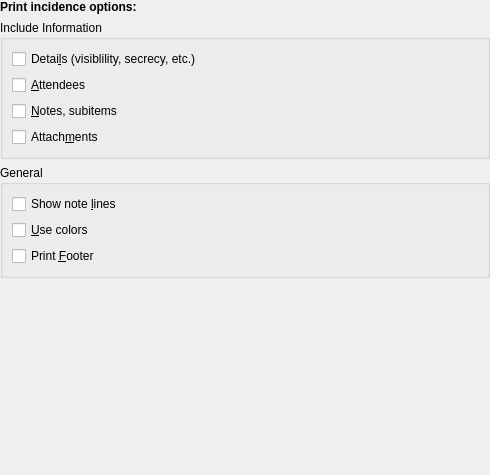
<?xml version="1.0" encoding="UTF-8"?>
<ui version="4.0">
 <author>Reinhold Kainhofer &lt;reinhold@kainhofer.com&gt;</author>
 <comment>Configuration page for printing incidences.</comment>
 <class>CalPrintIncidenceConfig_Base</class>
 <widget class="QWidget" name="CalPrintIncidenceConfig_Base">
  <property name="geometry">
   <rect>
    <x>0</x>
    <y>0</y>
    <width>490</width>
    <height>475</height>
   </rect>
  </property>
  <layout class="QGridLayout" name="gridLayout">
   <property name="leftMargin">
    <number>0</number>
   </property>
   <property name="topMargin">
    <number>0</number>
   </property>
   <property name="rightMargin">
    <number>0</number>
   </property>
   <property name="bottomMargin">
    <number>0</number>
   </property>
   <item row="0" column="0">
    <widget class="QLabel" name="label">
     <property name="text">
      <string>&lt;html&gt;&lt;head&gt;&lt;meta name=&quot;qrichtext&quot; content=&quot;1&quot; /&gt;&lt;style type=&quot;text/css&quot;&gt;
p, li { white-space: pre-wrap; }
&lt;/style&gt;&lt;/head&gt;&lt;body style=&quot; font-family:'Sans Serif'; font-size:9pt; font-weight:400; font-style:normal;&quot;&gt;
&lt;p style=&quot; margin-top:0px; margin-bottom:0px; margin-left:0px; margin-right:0px; -qt-block-indent:0; text-indent:0px;&quot;&gt;&lt;span style=&quot; font-weight:600;&quot;&gt;Print incidence options:&lt;/span&gt;&lt;/p&gt;&lt;/body&gt;&lt;/html&gt;</string>
     </property>
    </widget>
   </item>
   <item row="1" column="0">
    <widget class="QGroupBox" name="mIncludeInfoGroup">
     <property name="title">
      <string>Include Information</string>
     </property>
     <property name="selectedId" stdset="0">
      <number>-1</number>
     </property>
     <layout class="QVBoxLayout" name="verticalLayout_2">
      <item>
       <widget class="QCheckBox" name="mShowDetails">
        <property name="toolTip">
         <string>Print incidence details</string>
        </property>
        <property name="whatsThis">
         <string>Check this box if you want to print more details for the incidence, including the visibility and secrecy properties.</string>
        </property>
        <property name="text">
         <string>Detai&amp;ls (visiblility, secrecy, etc.)</string>
        </property>
       </widget>
      </item>
      <item>
       <widget class="QCheckBox" name="mShowAttendees">
        <property name="toolTip">
         <string>Print the attendees</string>
        </property>
        <property name="whatsThis">
         <string>Check this box if you want the attendees list included on the print-out.</string>
        </property>
        <property name="text">
         <string>&amp;Attendees</string>
        </property>
       </widget>
      </item>
      <item>
       <widget class="QCheckBox" name="mShowSubitemsNotes">
        <property name="toolTip">
         <string>Print the notes</string>
        </property>
        <property name="whatsThis">
         <string>Check this box if you want the incidence notes included on the print-out.</string>
        </property>
        <property name="text">
         <string>&amp;Notes, subitems</string>
        </property>
       </widget>
      </item>
      <item>
       <widget class="QCheckBox" name="mShowAttachments">
        <property name="toolTip">
         <string>Print the attachments</string>
        </property>
        <property name="whatsThis">
         <string>Check this box if you want the attachment information included on the print-out. The attachments themselves are not printed.</string>
        </property>
        <property name="text">
         <string>Attach&amp;ments</string>
        </property>
       </widget>
      </item>
     </layout>
    </widget>
   </item>
   <item row="2" column="0">
    <widget class="QGroupBox" name="mGeneralGroup">
     <property name="title">
      <string comment="@title general print settings">General</string>
     </property>
     <layout class="QVBoxLayout" name="verticalLayout">
      <item>
       <widget class="QCheckBox" name="mShowNoteLines">
        <property name="toolTip">
         <string>Draw note lines in empty area</string>
        </property>
        <property name="whatsThis">
         <string>Check this box if you want to draw note lines in the empty area of the print. This is useful if you want to hand-write notes on this print-out.</string>
        </property>
        <property name="text">
         <string>Show note &amp;lines</string>
        </property>
       </widget>
      </item>
      <item>
       <widget class="QCheckBox" name="mColors">
        <property name="toolTip">
         <string>Print in color</string>
        </property>
        <property name="whatsThis">
         <string>If you want to use colors to distinguish certain categories on the print, check this option.</string>
        </property>
        <property name="text">
         <string>&amp;Use colors</string>
        </property>
       </widget>
      </item>
      <item>
       <widget class="QCheckBox" name="mPrintFooter">
        <property name="toolTip">
         <string>Print a datetime footer on each page</string>
        </property>
        <property name="whatsThis">
         <string>Check this box if you want to print a small footer on each page that contains the date of the print.</string>
        </property>
        <property name="text">
         <string>Print &amp;Footer</string>
        </property>
       </widget>
      </item>
     </layout>
    </widget>
   </item>
   <item row="3" column="0">
    <spacer name="verticalSpacer">
     <property name="orientation">
      <enum>Qt::Vertical</enum>
     </property>
     <property name="sizeHint" stdset="0">
      <size>
       <width>20</width>
       <height>192</height>
      </size>
     </property>
    </spacer>
   </item>
  </layout>
 </widget>
 <tabstops>
  <tabstop>mShowDetails</tabstop>
  <tabstop>mShowAttendees</tabstop>
  <tabstop>mShowSubitemsNotes</tabstop>
  <tabstop>mShowAttachments</tabstop>
  <tabstop>mShowNoteLines</tabstop>
  <tabstop>mColors</tabstop>
 </tabstops>
 <resources/>
 <connections/>
</ui>
